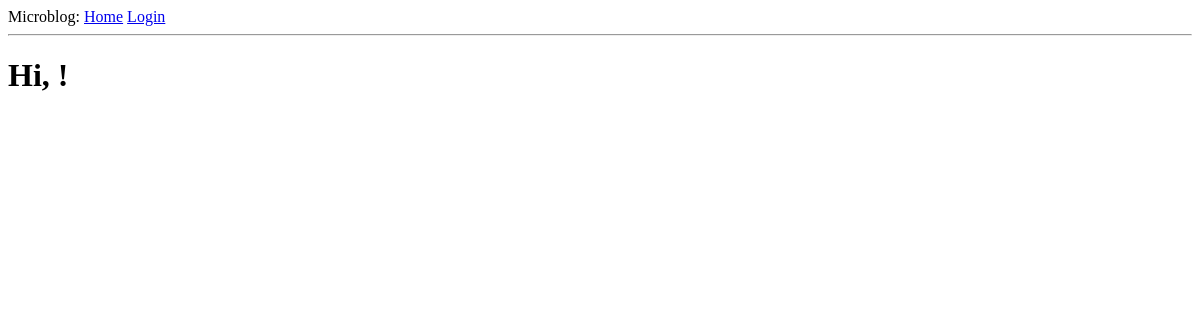
Before: /explore with the older database file.
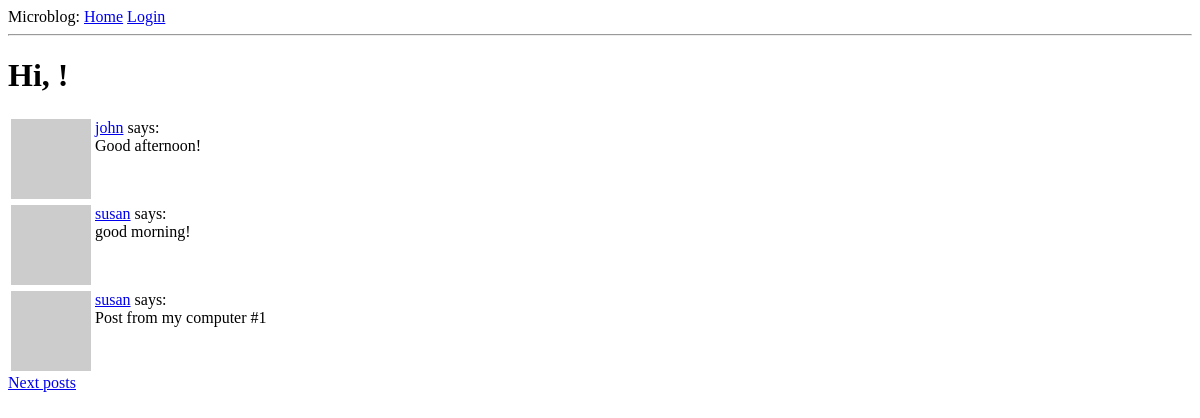
After: the same page with the newer database file.
### app/models.py (models this page shows, shortened)
class Post(db.Model):
    id = db.Column(db.Integer, primary_key=True)
    body = db.Column(db.String(140))
    timestamp = db.Column(db.DateTime, index=True, default=datetime.utcnow)
    user_id = db.Column(db.Integer, db.ForeignKey('user.id'))

class User(db.Model, UserMixin):
    id = db.Column(db.Integer, primary_key=True)
    username = db.Column(db.String(64), index=True, unique=True)
    email = db.Column(db.String(120), index=True, unique=True)
    password_hash = db.Column(db.String(128))
    posts = db.relationship('Post', backref='author', lazy='dynamic')
    about_me = db.Column(db.String(140))
    last_seen = db.Column(db.DateTime, default=datetime.utcnow)
    followed = db.relationship('User', secondary=followers, primaryjoin=(followers.c.follower_id == id),
                               secondaryjoin=(followers.c.followed_id == id),
                               backref=db.backref('followers', lazy='dynamic'), lazy='dynamic')
    def avatar(self, size):
        digest = md5(self.email.lower().encode('utf-8')).hexdigest()
        return f'https://www.gravatar.com/avatar/{digest}?s={size}&d=identicon'

### app/routes.py (the view)
@app.route('/explore')
def explore():
    page = request.args.get('page', 1, type=int)
    posts = Post.query.order_by(Post.timestamp.desc()).paginate(page, app.config.get('POST_PER_PAGE', 3), False)
    next_url = url_for('explore', page=posts.next_num) if posts.has_next else None
    prev_url = url_for('explore', page=posts.prev_num) if posts.has_prev else None
    for i, p in enumerate(posts.items):
        if p.author is None:
            posts.items[i] = {'author': 'none', 'body': 'nothing'}
    return render_template("index.html", title='Explore',
                           posts=[(p if p.author else {'author': 'none', 'body': 'nothing'}) for p in posts.items],
                           next_url=next_url, prev_url=prev_url)

### app/routes.py (called while the page is built)
@app.before_request
def before_request():
    if current_user.is_authenticated:
        current_user.last_seen = datetime.utcnow()
        db.session.commit()

### app/templates/index.html (shortened to what this page needs)
{% extends "base.html" %}
{% block content %}
    <h1>Hi, {{ current_user.username }}!</h1>
    {% for post in posts %}
        {% include "_post.html" %}
    {% endfor %}
    {% if next_url %}
        <a href="{{ next_url }}">Next posts</a>
    {% endif %}
{% endblock %}

### app/templates/base.html (shortened to what this page needs)
<html>
    <head>
    </head>
    <body>
        <div>
            Microblog:
            <a href="{{url_for('index')}}">Home</a>
            {% if current_user.is_anonymous %}
            <a href="{{url_for('login')}}">Login</a>
            {% else %}
            <a href="{{ url_for('user', username=current_user.username) }}">Profile</a>
            <a href="{{ url_for('explore') }}">Explore</a>
            <a href="{{url_for('logout')}}">Logout</a>
            {% endif %}
        </div>
        <hr>
        {% block content %}{% endblock %}
    </body>
</html>

### app/templates/_post.html
    <table>
        <tr valign="top">
            <td><img src="{{ post.author.avatar(24) }}"></td>
            <td>
                <a href="{{url_for('user', username=post.author.username)}}">{{ post.author.username }}</a>
                says:<br>{{ post.body }}
            </td>
        </tr>
    </table>

Changed rows visible on the page:
added Post: author.username "john", body "Good afternoon!"
added Post: author.username "susan", body "good morning!"
added Post: author.username "susan", body "Post from my computer #1"
Other visible differences:
text now shown: "Next posts"
